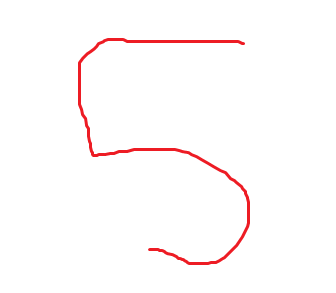
#> input picture data/5.png, 336 x 293 px
$ python -i img_to_mnist.py   (imports and definitions only)   (older library calls are emulated)
#> lines starting #> are read from the running program, lines starting #| are printed output that depends on the picture
#https://stackoverflow.com/questions/35842274/convert-own-image-to-mnists-image
from PIL import Image, ImageFilter


def imageprepare(argv,nombre_nuevo='ejemplo'):
    """
    This function returns the pixel values.
    The imput is a png file location.
    """
#> called with argv = 'data/5.png', nombre_nuevo = 'ejemplo'
    im = Image.open(argv).convert('L')
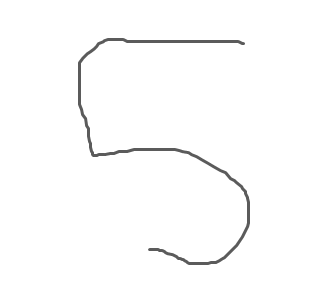
#> im: PIL image 336x293 L; min 91, max 255, mean 252
    width = float(im.size[0])
#> width = 336
    height = float(im.size[1])
#> height = 293
    newImage = Image.new('L', (28, 28),
                         (255))  # creates white canvas of 28x28 pixels
#> newImage: PIL image 28x28 L; every value is 255

    if width > height:  # check which dimension is bigger
        # Width is bigger. Width becomes 20 pixels.
        nheight = int(round((20.0 / width * height),
                            0))  # resize height according to ratio width
#> nheight = 17
        if (nheight == 0):  # rare case but minimum is 1 pixel
            nheight = 1
            # resize and sharpen
        img = im.resize((20, nheight),
                        Image.ANTIALIAS).filter(ImageFilter.SHARPEN)
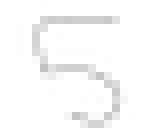
#> img: PIL image 20x17 L (shown 8 times larger); min 194, max 255, mean 249.9
        wtop = int(round(((28 - nheight) / 2),
                         0))  # calculate horizontal position
#> wtop = 6
        newImage.paste(img, (4, wtop))  # paste resized image on white canvas
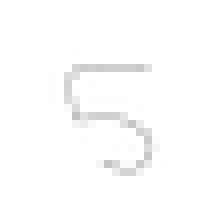
#> newImage: PIL image 28x28 L (shown 8 times larger); min 194, max 255, mean 252.8
    else:
        # Height is bigger. Heigth becomes 20 pixels.
        nwidth = int(round((20.0 / height * width),
                           0))  # resize width according to ratio height
        if (nwidth == 0):  # rare case but minimum is 1 pixel
            nwidth = 1
            # resize and sharpen
        img = im.resize((nwidth, 20),
                        Image.ANTIALIAS).filter(ImageFilter.SHARPEN)
        wleft = int(round(((28 - nwidth) / 2),
                          0))  # caculate vertical pozition
        newImage.paste(img, (wleft, 4))  # paste resized image on white canvas

    newImage.save(nombre_nuevo+".png")

    tv = list(newImage.getdata())  # get pixel values
#> tv = 784 values, max 255 at index 0, min 194 at index 401, mean 252.8

    # normalize pixels to 0 and 1. 0 is pure white, 1 is pure black.
    tva = [(255 - x) * 1.0 / 255.0 for x in tv]
#> tva = 784 values, max 0.239 at index 401, min 0 at index 0, mean 0.00875
    #print(tva)
    return tva

# tras el return hay que hacer m=numpy.matrix(imageprepare(x)).T
#x = imageprepare('./image.png')  #file path here
#print(len(x))  # mnist IMAGES are 28x28=784 pixels

>>> result = imageprepare('data/5.png')
#> result has the same summary as tva in imageprepare
